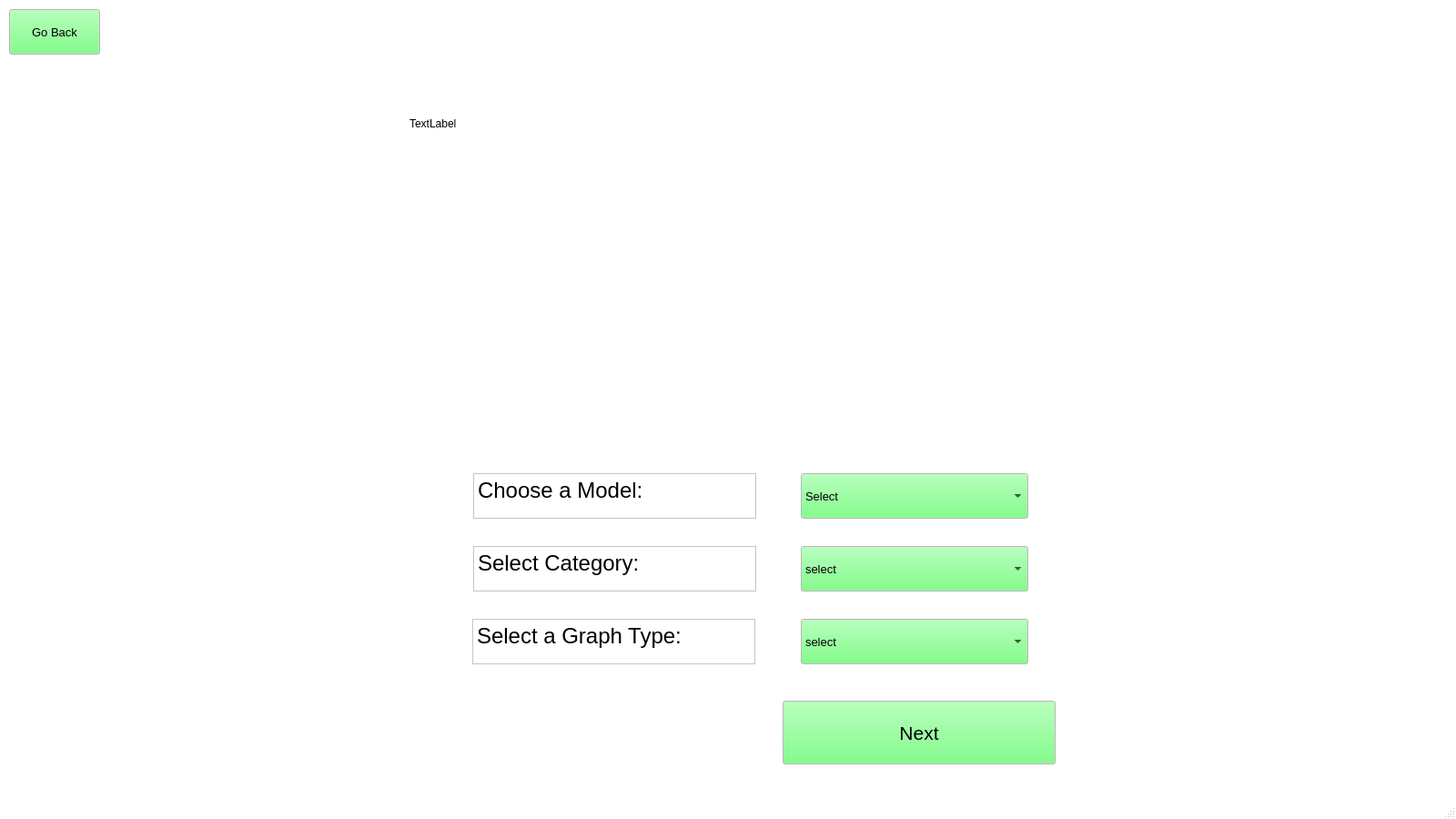
<?xml version="1.0" encoding="UTF-8"?>
<ui version="4.0">
 <class>MainWindow</class>
 <widget class="QMainWindow" name="MainWindow">
  <property name="geometry">
   <rect>
    <x>0</x>
    <y>0</y>
    <width>1600</width>
    <height>900</height>
   </rect>
  </property>
  <property name="minimumSize">
   <size>
    <width>1600</width>
    <height>900</height>
   </size>
  </property>
  <property name="palette">
   <palette>
    <active>
     <colorrole role="WindowText">
      <brush brushstyle="SolidPattern">
       <color alpha="255">
        <red>0</red>
        <green>0</green>
        <blue>0</blue>
       </color>
      </brush>
     </colorrole>
     <colorrole role="Button">
      <brush brushstyle="SolidPattern">
       <color alpha="255">
        <red>93</red>
        <green>255</green>
        <blue>104</blue>
       </color>
      </brush>
     </colorrole>
     <colorrole role="Light">
      <brush brushstyle="SolidPattern">
       <color alpha="255">
        <red>255</red>
        <green>255</green>
        <blue>255</blue>
       </color>
      </brush>
     </colorrole>
     <colorrole role="Midlight">
      <brush brushstyle="SolidPattern">
       <color alpha="255">
        <red>255</red>
        <green>255</green>
        <blue>255</blue>
       </color>
      </brush>
     </colorrole>
     <colorrole role="Dark">
      <brush brushstyle="SolidPattern">
       <color alpha="255">
        <red>127</red>
        <green>127</green>
        <blue>127</blue>
       </color>
      </brush>
     </colorrole>
     <colorrole role="Mid">
      <brush brushstyle="SolidPattern">
       <color alpha="255">
        <red>170</red>
        <green>170</green>
        <blue>170</blue>
       </color>
      </brush>
     </colorrole>
     <colorrole role="Text">
      <brush brushstyle="SolidPattern">
       <color alpha="255">
        <red>0</red>
        <green>0</green>
        <blue>0</blue>
       </color>
      </brush>
     </colorrole>
     <colorrole role="BrightText">
      <brush brushstyle="SolidPattern">
       <color alpha="255">
        <red>255</red>
        <green>255</green>
        <blue>255</blue>
       </color>
      </brush>
     </colorrole>
     <colorrole role="ButtonText">
      <brush brushstyle="SolidPattern">
       <color alpha="255">
        <red>0</red>
        <green>0</green>
        <blue>0</blue>
       </color>
      </brush>
     </colorrole>
     <colorrole role="Base">
      <brush brushstyle="SolidPattern">
       <color alpha="255">
        <red>255</red>
        <green>255</green>
        <blue>255</blue>
       </color>
      </brush>
     </colorrole>
     <colorrole role="Window">
      <brush brushstyle="SolidPattern">
       <color alpha="255">
        <red>255</red>
        <green>255</green>
        <blue>255</blue>
       </color>
      </brush>
     </colorrole>
     <colorrole role="Shadow">
      <brush brushstyle="SolidPattern">
       <color alpha="255">
        <red>0</red>
        <green>0</green>
        <blue>0</blue>
       </color>
      </brush>
     </colorrole>
     <colorrole role="AlternateBase">
      <brush brushstyle="SolidPattern">
       <color alpha="255">
        <red>255</red>
        <green>255</green>
        <blue>255</blue>
       </color>
      </brush>
     </colorrole>
     <colorrole role="ToolTipBase">
      <brush brushstyle="SolidPattern">
       <color alpha="255">
        <red>255</red>
        <green>255</green>
        <blue>220</blue>
       </color>
      </brush>
     </colorrole>
     <colorrole role="ToolTipText">
      <brush brushstyle="SolidPattern">
       <color alpha="255">
        <red>0</red>
        <green>0</green>
        <blue>0</blue>
       </color>
      </brush>
     </colorrole>
    </active>
    <inactive>
     <colorrole role="WindowText">
      <brush brushstyle="SolidPattern">
       <color alpha="255">
        <red>0</red>
        <green>0</green>
        <blue>0</blue>
       </color>
      </brush>
     </colorrole>
     <colorrole role="Button">
      <brush brushstyle="SolidPattern">
       <color alpha="255">
        <red>93</red>
        <green>255</green>
        <blue>104</blue>
       </color>
      </brush>
     </colorrole>
     <colorrole role="Light">
      <brush brushstyle="SolidPattern">
       <color alpha="255">
        <red>255</red>
        <green>255</green>
        <blue>255</blue>
       </color>
      </brush>
     </colorrole>
     <colorrole role="Midlight">
      <brush brushstyle="SolidPattern">
       <color alpha="255">
        <red>255</red>
        <green>255</green>
        <blue>255</blue>
       </color>
      </brush>
     </colorrole>
     <colorrole role="Dark">
      <brush brushstyle="SolidPattern">
       <color alpha="255">
        <red>127</red>
        <green>127</green>
        <blue>127</blue>
       </color>
      </brush>
     </colorrole>
     <colorrole role="Mid">
      <brush brushstyle="SolidPattern">
       <color alpha="255">
        <red>170</red>
        <green>170</green>
        <blue>170</blue>
       </color>
      </brush>
     </colorrole>
     <colorrole role="Text">
      <brush brushstyle="SolidPattern">
       <color alpha="255">
        <red>0</red>
        <green>0</green>
        <blue>0</blue>
       </color>
      </brush>
     </colorrole>
     <colorrole role="BrightText">
      <brush brushstyle="SolidPattern">
       <color alpha="255">
        <red>255</red>
        <green>255</green>
        <blue>255</blue>
       </color>
      </brush>
     </colorrole>
     <colorrole role="ButtonText">
      <brush brushstyle="SolidPattern">
       <color alpha="255">
        <red>0</red>
        <green>0</green>
        <blue>0</blue>
       </color>
      </brush>
     </colorrole>
     <colorrole role="Base">
      <brush brushstyle="SolidPattern">
       <color alpha="255">
        <red>255</red>
        <green>255</green>
        <blue>255</blue>
       </color>
      </brush>
     </colorrole>
     <colorrole role="Window">
      <brush brushstyle="SolidPattern">
       <color alpha="255">
        <red>255</red>
        <green>255</green>
        <blue>255</blue>
       </color>
      </brush>
     </colorrole>
     <colorrole role="Shadow">
      <brush brushstyle="SolidPattern">
       <color alpha="255">
        <red>0</red>
        <green>0</green>
        <blue>0</blue>
       </color>
      </brush>
     </colorrole>
     <colorrole role="AlternateBase">
      <brush brushstyle="SolidPattern">
       <color alpha="255">
        <red>255</red>
        <green>255</green>
        <blue>255</blue>
       </color>
      </brush>
     </colorrole>
     <colorrole role="ToolTipBase">
      <brush brushstyle="SolidPattern">
       <color alpha="255">
        <red>255</red>
        <green>255</green>
        <blue>220</blue>
       </color>
      </brush>
     </colorrole>
     <colorrole role="ToolTipText">
      <brush brushstyle="SolidPattern">
       <color alpha="255">
        <red>0</red>
        <green>0</green>
        <blue>0</blue>
       </color>
      </brush>
     </colorrole>
    </inactive>
    <disabled>
     <colorrole role="WindowText">
      <brush brushstyle="SolidPattern">
       <color alpha="255">
        <red>127</red>
        <green>127</green>
        <blue>127</blue>
       </color>
      </brush>
     </colorrole>
     <colorrole role="Button">
      <brush brushstyle="SolidPattern">
       <color alpha="255">
        <red>93</red>
        <green>255</green>
        <blue>104</blue>
       </color>
      </brush>
     </colorrole>
     <colorrole role="Light">
      <brush brushstyle="SolidPattern">
       <color alpha="255">
        <red>255</red>
        <green>255</green>
        <blue>255</blue>
       </color>
      </brush>
     </colorrole>
     <colorrole role="Midlight">
      <brush brushstyle="SolidPattern">
       <color alpha="255">
        <red>255</red>
        <green>255</green>
        <blue>255</blue>
       </color>
      </brush>
     </colorrole>
     <colorrole role="Dark">
      <brush brushstyle="SolidPattern">
       <color alpha="255">
        <red>127</red>
        <green>127</green>
        <blue>127</blue>
       </color>
      </brush>
     </colorrole>
     <colorrole role="Mid">
      <brush brushstyle="SolidPattern">
       <color alpha="255">
        <red>170</red>
        <green>170</green>
        <blue>170</blue>
       </color>
      </brush>
     </colorrole>
     <colorrole role="Text">
      <brush brushstyle="SolidPattern">
       <color alpha="255">
        <red>127</red>
        <green>127</green>
        <blue>127</blue>
       </color>
      </brush>
     </colorrole>
     <colorrole role="BrightText">
      <brush brushstyle="SolidPattern">
       <color alpha="255">
        <red>255</red>
        <green>255</green>
        <blue>255</blue>
       </color>
      </brush>
     </colorrole>
     <colorrole role="ButtonText">
      <brush brushstyle="SolidPattern">
       <color alpha="255">
        <red>127</red>
        <green>127</green>
        <blue>127</blue>
       </color>
      </brush>
     </colorrole>
     <colorrole role="Base">
      <brush brushstyle="SolidPattern">
       <color alpha="255">
        <red>255</red>
        <green>255</green>
        <blue>255</blue>
       </color>
      </brush>
     </colorrole>
     <colorrole role="Window">
      <brush brushstyle="SolidPattern">
       <color alpha="255">
        <red>255</red>
        <green>255</green>
        <blue>255</blue>
       </color>
      </brush>
     </colorrole>
     <colorrole role="Shadow">
      <brush brushstyle="SolidPattern">
       <color alpha="255">
        <red>0</red>
        <green>0</green>
        <blue>0</blue>
       </color>
      </brush>
     </colorrole>
     <colorrole role="AlternateBase">
      <brush brushstyle="SolidPattern">
       <color alpha="255">
        <red>255</red>
        <green>255</green>
        <blue>255</blue>
       </color>
      </brush>
     </colorrole>
     <colorrole role="ToolTipBase">
      <brush brushstyle="SolidPattern">
       <color alpha="255">
        <red>255</red>
        <green>255</green>
        <blue>220</blue>
       </color>
      </brush>
     </colorrole>
     <colorrole role="ToolTipText">
      <brush brushstyle="SolidPattern">
       <color alpha="255">
        <red>0</red>
        <green>0</green>
        <blue>0</blue>
       </color>
      </brush>
     </colorrole>
    </disabled>
   </palette>
  </property>
  <property name="windowTitle">
   <string>MainWindow</string>
  </property>
  <widget class="QWidget" name="centralwidget">
   <widget class="QTextBrowser" name="textBrowser_2">
    <property name="geometry">
     <rect>
      <x>520</x>
      <y>600</y>
      <width>311</width>
      <height>50</height>
     </rect>
    </property>
    <property name="font">
     <font>
      <pointsize>10</pointsize>
     </font>
    </property>
    <property name="html">
     <string>&lt;!DOCTYPE HTML PUBLIC &quot;-//W3C//DTD HTML 4.0//EN&quot; &quot;http://www.w3.org/TR/REC-html40/strict.dtd&quot;&gt;
&lt;html&gt;&lt;head&gt;&lt;meta name=&quot;qrichtext&quot; content=&quot;1&quot; /&gt;&lt;style type=&quot;text/css&quot;&gt;
p, li { white-space: pre-wrap; }
&lt;/style&gt;&lt;/head&gt;&lt;body style=&quot; font-family:'MS Shell Dlg 2'; font-size:10pt; font-weight:400; font-style:normal;&quot;&gt;
&lt;p style=&quot; margin-top:0px; margin-bottom:0px; margin-left:0px; margin-right:0px; -qt-block-indent:0; text-indent:0px;&quot;&gt;&lt;span style=&quot; font-size:18pt;&quot;&gt;Select Category:&lt;/span&gt;&lt;/p&gt;&lt;/body&gt;&lt;/html&gt;</string>
    </property>
   </widget>
   <widget class="QTextBrowser" name="textBrowser_3">
    <property name="geometry">
     <rect>
      <x>519</x>
      <y>680</y>
      <width>311</width>
      <height>50</height>
     </rect>
    </property>
    <property name="font">
     <font>
      <pointsize>10</pointsize>
     </font>
    </property>
    <property name="html">
     <string>&lt;!DOCTYPE HTML PUBLIC &quot;-//W3C//DTD HTML 4.0//EN&quot; &quot;http://www.w3.org/TR/REC-html40/strict.dtd&quot;&gt;
&lt;html&gt;&lt;head&gt;&lt;meta name=&quot;qrichtext&quot; content=&quot;1&quot; /&gt;&lt;style type=&quot;text/css&quot;&gt;
p, li { white-space: pre-wrap; }
&lt;/style&gt;&lt;/head&gt;&lt;body style=&quot; font-family:'MS Shell Dlg 2'; font-size:10pt; font-weight:400; font-style:normal;&quot;&gt;
&lt;p style=&quot; margin-top:0px; margin-bottom:0px; margin-left:0px; margin-right:0px; -qt-block-indent:0; text-indent:0px;&quot;&gt;&lt;span style=&quot; font-size:18pt;&quot;&gt;Select a Graph Type:&lt;/span&gt;&lt;/p&gt;&lt;/body&gt;&lt;/html&gt;</string>
    </property>
   </widget>
   <widget class="QComboBox" name="categoryBox">
    <property name="geometry">
     <rect>
      <x>880</x>
      <y>600</y>
      <width>250</width>
      <height>50</height>
     </rect>
    </property>
    <property name="font">
     <font>
      <pointsize>10</pointsize>
     </font>
    </property>
    <item>
     <property name="text">
      <string>select</string>
     </property>
    </item>
    <item>
     <property name="text">
      <string>Persian_cat</string>
     </property>
    </item>
    <item>
     <property name="text">
      <string>tabby</string>
     </property>
    </item>
    <item>
     <property name="text">
      <string>Madagascar_cat</string>
     </property>
    </item>
    <item>
     <property name="text">
      <string>pug</string>
     </property>
    </item>
    <item>
     <property name="text">
      <string>boxer</string>
     </property>
    </item>
    <item>
     <property name="text">
      <string>Norwich_terrier</string>
     </property>
    </item>
    <item>
     <property name="text">
      <string>kuvasz</string>
     </property>
    </item>
    <item>
     <property name="text">
      <string>minivan</string>
     </property>
    </item>
    <item>
     <property name="text">
      <string>police_van</string>
     </property>
    </item>
    <item>
     <property name="text">
      <string>limousine</string>
     </property>
    </item>
    <item>
     <property name="text">
      <string>Egyptian_cat</string>
     </property>
    </item>
    <item>
     <property name="text">
      <string>sports_car</string>
     </property>
    </item>
    <item>
     <property name="text">
      <string>jeep</string>
     </property>
    </item>
    <item>
     <property name="text">
      <string>airliner</string>
     </property>
    </item>
    <item>
     <property name="text">
      <string>warplane</string>
     </property>
    </item>
    <item>
     <property name="text">
      <string>space_shuttle</string>
     </property>
    </item>
    <item>
     <property name="text">
      <string>catamaran</string>
     </property>
    </item>
    <item>
     <property name="text">
      <string>trimaran</string>
     </property>
    </item>
    <item>
     <property name="text">
      <string>container_ship</string>
     </property>
    </item>
    <item>
     <property name="text">
      <string>fireboat</string>
     </property>
    </item>
    <item>
     <property name="text">
      <string>American_coot</string>
     </property>
    </item>
    <item>
     <property name="text">
      <string>black_swan</string>
     </property>
    </item>
    <item>
     <property name="text">
      <string>white_stork</string>
     </property>
    </item>
    <item>
     <property name="text">
      <string>flamingo</string>
     </property>
    </item>
    <item>
     <property name="text">
      <string>teapot</string>
     </property>
    </item>
    <item>
     <property name="text">
      <string>coffeepot</string>
     </property>
    </item>
    <item>
     <property name="text">
      <string>wok</string>
     </property>
    </item>
    <item>
     <property name="text">
      <string>frying_pan</string>
     </property>
    </item>
    <item>
     <property name="text">
      <string>caldron</string>
     </property>
    </item>
    <item>
     <property name="text">
      <string>Crock_Pot</string>
     </property>
    </item>
    <item>
     <property name="text">
      <string>chimpanzee</string>
     </property>
    </item>
    <item>
     <property name="text">
      <string>gorilla</string>
     </property>
    </item>
    <item>
     <property name="text">
      <string>spider_monkey</string>
     </property>
    </item>
    <item>
     <property name="text">
      <string>Granny_Smith</string>
     </property>
    </item>
    <item>
     <property name="text">
      <string>orange</string>
     </property>
    </item>
    <item>
     <property name="text">
      <string>lemon</string>
     </property>
    </item>
    <item>
     <property name="text">
      <string>fig</string>
     </property>
    </item>
    <item>
     <property name="text">
      <string>zucchini</string>
     </property>
    </item>
    <item>
     <property name="text">
      <string>broccoli</string>
     </property>
    </item>
    <item>
     <property name="text">
      <string>head_cabbage</string>
     </property>
    </item>
    <item>
     <property name="text">
      <string>cauliflower</string>
     </property>
    </item>
   </widget>
   <widget class="QComboBox" name="graphBox">
    <property name="geometry">
     <rect>
      <x>880</x>
      <y>680</y>
      <width>250</width>
      <height>50</height>
     </rect>
    </property>
    <property name="font">
     <font>
      <pointsize>10</pointsize>
     </font>
    </property>
    <item>
     <property name="text">
      <string>select</string>
     </property>
    </item>
    <item>
     <property name="text">
      <string>undirected graph</string>
     </property>
    </item>
    <item>
     <property name="text">
      <string>directed graph</string>
     </property>
    </item>
    <item>
     <property name="text">
      <string>distances graph</string>
     </property>
    </item>
   </widget>
   <widget class="QPushButton" name="nextButton">
    <property name="geometry">
     <rect>
      <x>860</x>
      <y>770</y>
      <width>300</width>
      <height>70</height>
     </rect>
    </property>
    <property name="font">
     <font>
      <pointsize>16</pointsize>
     </font>
    </property>
    <property name="text">
     <string>Next</string>
    </property>
   </widget>
   <widget class="QPushButton" name="back_button">
    <property name="geometry">
     <rect>
      <x>10</x>
      <y>10</y>
      <width>100</width>
      <height>50</height>
     </rect>
    </property>
    <property name="font">
     <font>
      <pointsize>10</pointsize>
     </font>
    </property>
    <property name="text">
     <string>Go Back</string>
    </property>
   </widget>
   <widget class="QLabel" name="labelLogo">
    <property name="geometry">
     <rect>
      <x>450</x>
      <y>20</y>
      <width>321</width>
      <height>231</height>
     </rect>
    </property>
    <property name="text">
     <string>TextLabel</string>
    </property>
   </widget>
   <widget class="QComboBox" name="blackBoxBox">
    <property name="geometry">
     <rect>
      <x>880</x>
      <y>520</y>
      <width>250</width>
      <height>50</height>
     </rect>
    </property>
    <property name="font">
     <font>
      <pointsize>10</pointsize>
     </font>
    </property>
    <item>
     <property name="text">
      <string>Select</string>
     </property>
    </item>
    <item>
     <property name="text">
      <string>ResNet</string>
     </property>
    </item>
    <item>
     <property name="text">
      <string>VGG</string>
     </property>
    </item>
    <item>
     <property name="text">
      <string>GoogLeNet</string>
     </property>
    </item>
    <item>
     <property name="text">
      <string>EfficientNet</string>
     </property>
    </item>
    <item>
     <property name="text">
      <string>NASNetLarge</string>
     </property>
    </item>
    <item>
     <property name="text">
      <string>MobileNetV2</string>
     </property>
    </item>
   </widget>
   <widget class="QTextBrowser" name="textBrowser_4">
    <property name="geometry">
     <rect>
      <x>520</x>
      <y>520</y>
      <width>311</width>
      <height>50</height>
     </rect>
    </property>
    <property name="font">
     <font>
      <pointsize>10</pointsize>
     </font>
    </property>
    <property name="html">
     <string>&lt;!DOCTYPE HTML PUBLIC &quot;-//W3C//DTD HTML 4.0//EN&quot; &quot;http://www.w3.org/TR/REC-html40/strict.dtd&quot;&gt;
&lt;html&gt;&lt;head&gt;&lt;meta name=&quot;qrichtext&quot; content=&quot;1&quot; /&gt;&lt;style type=&quot;text/css&quot;&gt;
p, li { white-space: pre-wrap; }
&lt;/style&gt;&lt;/head&gt;&lt;body style=&quot; font-family:'MS Shell Dlg 2'; font-size:10pt; font-weight:400; font-style:normal;&quot;&gt;
&lt;p style=&quot; margin-top:0px; margin-bottom:0px; margin-left:0px; margin-right:0px; -qt-block-indent:0; text-indent:0px;&quot;&gt;&lt;span style=&quot; font-size:18pt;&quot;&gt;Choose a Model:&lt;/span&gt;&lt;/p&gt;&lt;/body&gt;&lt;/html&gt;</string>
    </property>
   </widget>
  </widget>
  <widget class="QMenuBar" name="menubar">
   <property name="geometry">
    <rect>
     <x>0</x>
     <y>0</y>
     <width>1600</width>
     <height>26</height>
    </rect>
   </property>
  </widget>
  <widget class="QStatusBar" name="statusbar"/>
 </widget>
 <resources/>
 <connections/>
</ui>
